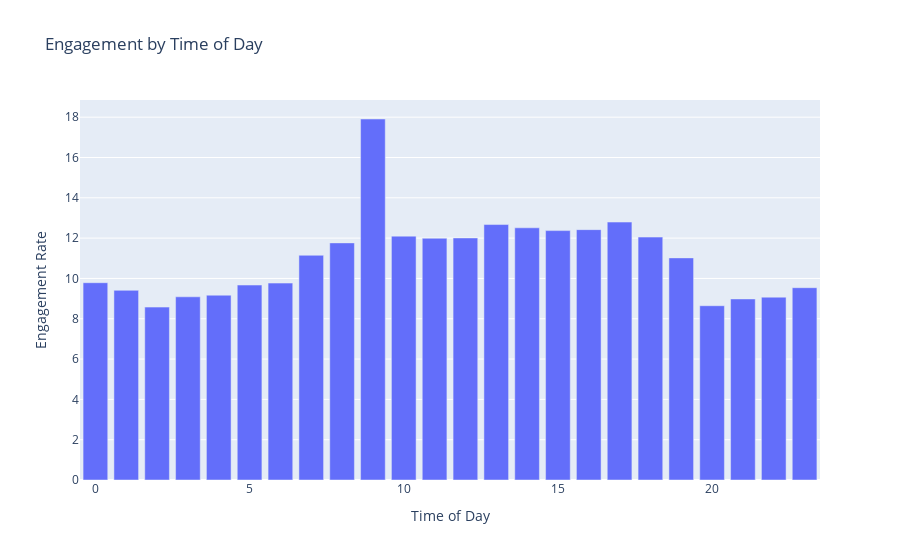

Notebook code for this chart:
### Code cell
time = eng_by_time['time']
engagement_rate = eng_by_time['engagement_rate']

fig = go.Figure()
fig.add_trace(go.Bar(x=time, y=engagement_rate))

fig.update_layout(title='Engagement by Time of Day',xaxis_title='Time of Day',yaxis_title='Engagement Rate')

fig.write_html('Figures/Engagement_by_Time_of_Day.html')
fig.show()

### Figure 1 — Plotly figure (JSON) as saved in the notebook; plotly's stock layout.template omitted (floating-point values rounded to 4 significant figures)
{"data": [{"type": "bar", "x": ["00", "01", "02", "03", "04", "05", "06", "07", "08", "09", "10", "11", "12", "13", "14", "15", "16", "17", "18", "19", "20", "21", "22", "23"], "y": [9.788, 9.411, 8.578, 9.089, 9.169, 9.672, 9.77, 11.15, 11.76, 17.91, 12.1, 11.99, 12.01, 12.67, 12.51, 12.37, 12.42, 12.8, 12.05, 11.02, 8.646, 8.982, 9.07, 9.54]}], "layout": {"autosize": true, "title": {"text": "Engagement by Time of Day"}, "xaxis": {"autorange": true, "range": [-0.5, 23.5], "title": {"text": "Time of Day"}, "type": "linear"}, "yaxis": {"autorange": true, "range": [0, 18.85], "title": {"text": "Engagement Rate"}, "type": "linear"}}}
